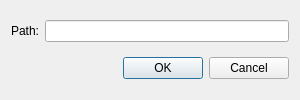
<?xml version="1.0" encoding="UTF-8"?>
<ui version="4.0">
 <class>Dialog</class>
 <widget class="QDialog" name="Dialog">
  <property name="geometry">
   <rect>
    <x>0</x>
    <y>0</y>
    <width>300</width>
    <height>100</height>
   </rect>
  </property>
  <property name="windowTitle">
   <string>Dialog</string>
  </property>
  <layout class="QVBoxLayout" name="verticalLayout">
   <item>
    <layout class="QHBoxLayout" name="horizontalLayout">
     <item>
      <widget class="QLabel" name="label">
       <property name="text">
        <string>Path:</string>
       </property>
      </widget>
     </item>
     <item>
      <widget class="QLineEdit" name="lineEdit"/>
     </item>
    </layout>
   </item>
   <item>
    <widget class="QDialogButtonBox" name="buttonBox">
     <property name="standardButtons">
      <set>QDialogButtonBox::Cancel|QDialogButtonBox::Ok</set>
     </property>
    </widget>
   </item>
  </layout>
 </widget>
 <resources/>
 <connections/>
</ui>
